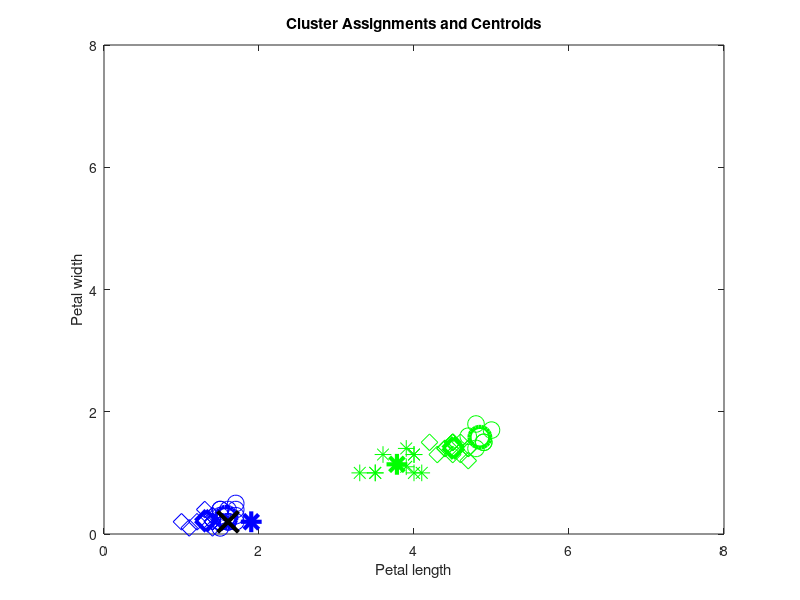

This figure's MATLAB source:

%%%%%%%%%%%%%%%%%%%%%%%%%%%%%%%%%%%%%%%%%%%%%%%%%%%
% Supervised Machine Learning System 
% CE205
% Lab4
% Prepared By Dr. Zulfiqar
%%%%%%%%%%%%%%%%%%%%%%%%%%%%%%%%%%%%%%%%%%%%%%%%%%%


clear % to clear worspace
clc % to clear command window
close all % close all figures

load fisheriris % load dataset

%$$$$$$$$$$$$$$$ Divide DATASet $$$$$$$$$$$$$$$$$$$$$$$
%---------------- Setosa --------------------------------
S_train=meas(1:30, 3:4); % first 30 samples of setosa
S_lab=species(1:30);

S_test=meas(31:50, 3:4); % remaining 20 samples of setosa
S_test_lab=species(1:30);


%---------------- Versicolor --------------------------------
V_train=meas(51:80, 3:4); % first 30 samples of versicolor
V_lab=species(51:80);

V_test=meas(81:100, 3:4); % remaining 20 samples of versicolor
V_test_lab=species(81:100);


%----------------- Verginca -----------------------------

G_train=meas(101:130, 3:4); % first 30 samples of versicolor
G_lab=species(101:130);

G_test=meas(101:130, 3:4); % remaining 20 samples of versicolor
G_test_lab=species(101:130);

%$$$$$$$$$$$$$$$$$$$$$$$$$$$$$$$$$$$$$$$$$$$$$$$$$$$$$$$$$$$$$$




%$$$$$$$$$$$$$$$ Generate Reference Models $$$$$$$$$$$$$$$$$$$$$

No_clusters=3; % you can change it
opts = statset('Display','final');

%-------- Generate model for the first class (setosa) -----------

[idxS,CS] = kmeans(S_train,No_clusters,'Options',opts);

%-------- Generate model for the second class (versicolor) -----------

[idxV,CV] = kmeans(V_train,No_clusters,'Options',opts);

%$$$$$$$$$$$$$$$$$$$$$$$$$$$$$$$$$$$$$$$$$$$$$$$$$$$$$$$$$$$$$$$


%------------ Visualise Clusters -------------------
color={'bd', 'b*', 'bo'};
figure;

for i=1:No_clusters
    x_axis=S_train(idxS==i,1);
    y_axis=S_train(idxS==i,2);
    plot(x_axis,y_axis,color{i},'MarkerSize',12)
    hold on
    plot(CS(i,1),CS(i,2),color{i},...
        'MarkerSize',15,'LineWidth',3)
    xlim([0 8])
    ylim([0 8])
    
    clear x_axis y_axis
end


color={'gd', 'g*', 'go'};

for i=1:No_clusters
    x_axis=V_train(idxV==i,1);
    y_axis=V_train(idxV==i,2);
    plot(x_axis,y_axis,color{i},'MarkerSize',12)
    hold on
    plot(CV(i,1),CV(i,2),color{i},...
        'MarkerSize',15,'LineWidth',3)
    xlim([0 8])
    ylim([0 8])
    
    clear x_axis y_axis
end
title 'Cluster Assignments and Centroids'
xlabel('Petal length');
ylabel('Petal width');

%----------------------------

%$$$$$$$ Consider a test sample and plot it $$$$$$
test_Sample=S_test(1,:);
plot(test_Sample(1,1),test_Sample(1,2), 'kx',...
    'MarkerSize',15,'LineWidth',3)


%$$$$$$ Compute distances with centriods of model of Setosa $$$$$
DS1  = sqrt(sum((test_Sample - CS(1,:)) .^ 2));
DS2  = sqrt(sum((test_Sample - CS(2,:)) .^ 2));
DS3  = sqrt(sum((test_Sample - CS(3,:)) .^ 2));
mDS=(DS1+DS2+DS3)/3;

%$$$$$$ Compute distances with centriods of model of verginica $$$$$
DV1  = sqrt(sum((test_Sample - CV(1,:)) .^ 2));
DV2  = sqrt(sum((test_Sample - CV(2,:)) .^ 2));
DV3  = sqrt(sum((test_Sample - CV(3,:)) .^ 2));
mDV=(DV1+DV2+DV3)/3;

%$$$$$$$$$$$$ Decision about test sample $$$$$$$$$$$$$$$
if mDS<mDV
    %if mean distance of test sample is smaller for setosa
    disp('Setoa') %
    
elseif mDV<mDS
    %if mean distance of test sample is smaller for verginica
    disp('Verginica')
end


hold off
